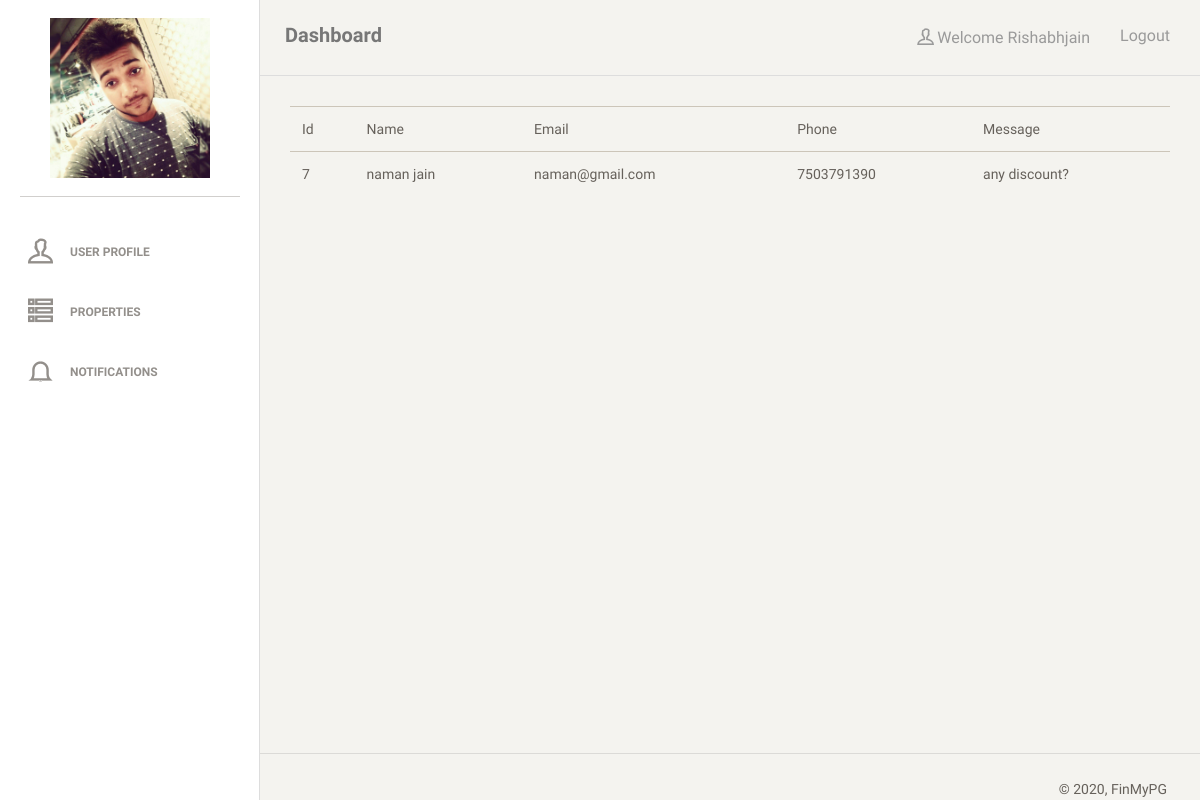
/owner/notifications/ (signed in), run on the app's committed database.
### main/models.py (models this page shows)
class Owner(models.Model):
    loginid=models.ForeignKey(Login,on_delete=models.CASCADE)
    name=models.CharField(max_length=30)
    address=models.CharField(max_length=30)
    phone=models.IntegerField()
    email=models.EmailField(max_length=30)
    photo=models.FileField()

class Login(models.Model):
    username=models.CharField(max_length=30)
    password=models.CharField(max_length=30)
    logintype=models.CharField(max_length=30)

class ContactOwner(models.Model):
    pgid=models.ForeignKey(PG,on_delete=models.CASCADE)
    name=models.CharField(max_length=30)
    message=models.CharField(max_length=30)
    email=models.CharField(max_length=30)
    phone=models.CharField(max_length=30)
    datetime=models.DateTimeField()

### owner/views.py (the view)
# urls.py: path(r'owner/notifications/', owner.Notifications),
def Notifications(request):
	loginid=request.session.get('loginid')
	owner=Owner.objects.get(loginid=loginid)
	pgs=PG.objects.filter(ownerid=owner)
	data={}
	data['username']=Login.objects.get(id=loginid).username
	data['profile']=Owner.objects.get(loginid=loginid)
	data['enquiries']=[]
	if(loginid and request.method=='GET'):
		enquiries=ContactOwner.objects.filter()
		for enquiry in enquiries:
			for pg in pgs:
				if(enquiry.pgid==pg):
					data['enquiries'].append(enquiry)
		return render(request,'owner/notifications.html',data)

### owner/templates/owner/notifications.html
{% extends 'owner/base.html' %}
{% block main %}
        <div class="content">
            <div class="container-fluid">
            	<table class="table">
            		<tr>
            			<td>Id</td>
                        <td>Name</td>
                        <td>Email</td>
                        <td>Phone</td>
	            		<td>Message</td>
            		</tr>
                  {% for enquiry in enquiries %}
            		<tr>
            			<td>{{enquiry.id}}</td>
                        <td>{{enquiry.name}}</td>
                        <td>{{enquiry.email}}</td>
                        <td>{{enquiry.phone}}</td>
            			<td>{{enquiry.message}}</td>
            		</tr>
                {% endfor %}
            	</table>
            </div>
        </div>
{% endblock %}

### owner/templates/owner/base.html (shortened to what this page needs)
{% load static %}
<!doctype html>
<html lang="en">
<head>
    <link href="{% static 'owner/css/bootstrap.min.css' %}" rel="stylesheet" />
    <link href="{% static 'owner/css/animate.min.css' %}" rel="stylesheet"/>
    <link href="{% static 'owner/css/paper-dashboard.css' %}" rel="stylesheet"/>
    <link href="{% static 'owner/css/demo.css' %}" rel="stylesheet" />
    <link href="http://maxcdn.bootstrapcdn.com/font-awesome/latest/css/font-awesome.min.css" rel="stylesheet">
    <link href="{% static 'owner/css/themify-icons.css' %}" rel="stylesheet">
</head>
<body>
<div class="wrapper">
    <div class="sidebar" data-background-color="white" data-active-color="danger">
    	<div class="sidebar-wrapper">
            <div class="logo" style="text-align: center;">
                <img src="/images/{{profile.photo}}" style="width:160px;height: 160px;" data-toggle="modal" data-target="#myModal">
            </div>
            <ul class="nav">
                <li>
                    <a href="/owner/profile/">
                        <i class="ti-user"></i>
                        <p>User Profile</p>
                    </a>
                </li>
                <li>
                    <a href="/owner/pgs/">
                        <i class="ti-view-list-alt"></i>
                        <p>Properties</p>
                    </a>
                </li>
                <li>
                    <a href="/owner/notifications/">
                        <i class="ti-bell"></i>
                        <p>Notifications</p>
                    </a>
                </li>
            </ul>
    	</div>
    </div>
    <div class="main-panel">
        <nav class="navbar navbar-default">
            <div class="container-fluid">
                <div class="navbar-header">
                    <a class="navbar-brand" href="#">Dashboard</a>
                </div>
                <div class="collapse navbar-collapse">
                    <ul class="nav navbar-nav navbar-right">
                        <li>
                            <a href="#" class="dropdown-toggle" data-toggle="dropdown">
                                <i class="ti-user"></i>
                                <p style="text-transform: capitalize;">Welcome {{username}}</p>
                            </a>
                        </li>
                        <li>
                            <a href="/owner/logout/">
                                <p>Logout</p>
                            </a>
                        </li>
                    </ul>
                </div>
            </div>
        </nav>
    {% block main %}
    {% endblock %}
        <footer class="footer">
            <div class="container-fluid">
                <div class="copyright pull-right">
                    &copy; <script>document.write(new Date().getFullYear())</script>, FinMyPG
                </div>
            </div>
        </footer>
    </div>
</div>
</body>
</html>

### data on the page
Owner: photo (picture)
Login: username "Rishabhjain"
ContactOwner: id "7", name "naman jain", email "naman@gmail.com", phone "7503791390", message "any discount?"
